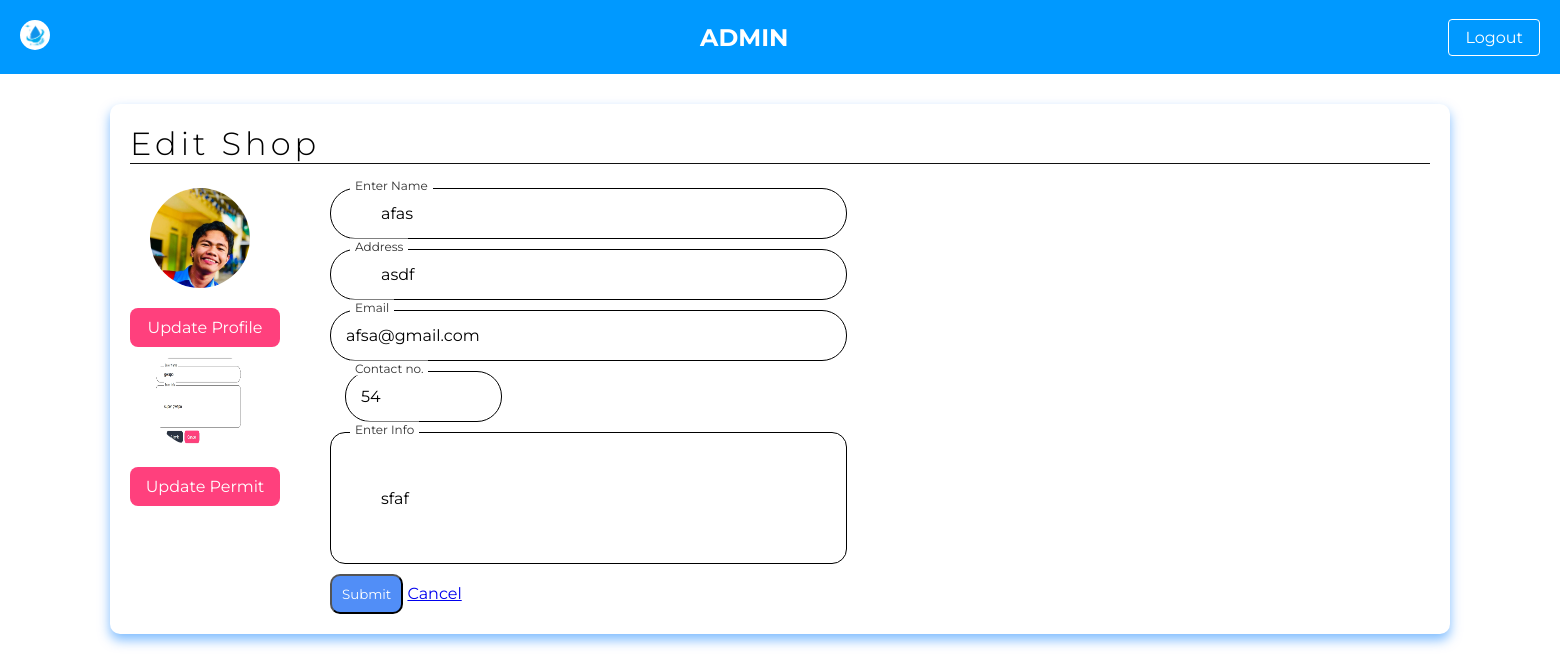
The app's page /Admin/EditShop.php?id=2 with its own data.
### tables this page shows
CREATE TABLE `shopinfo` (
  `id` int(11) NOT NULL,
  `name` varchar(50) NOT NULL,
  `profilePic` varchar(100) NOT NULL,
  `permit` varchar(100) NOT NULL,
  `address` varchar(100) NOT NULL,
  `email` varchar(255) NOT NULL,
  `contact` varchar(15) NOT NULL,
  `price` decimal(10,2) NOT NULL,
  `discount` decimal(10,2) NOT NULL,
  `deliveryFee` decimal(10,2) NOT NULL,
  `info` varchar(255) NOT NULL,
  `status` enum('pending','approved','rejected') DEFAULT 'pending',
  `notification` varchar(255) DEFAULT NULL,
  `seller_id` int(11) DEFAULT NULL
);

### Admin/EditShop.php (the view, shortened to what this page needs)
<?php
require '../Include/connect.php';
$id = intval($_GET['id']);
$query = "SELECT * FROM shopinfo WHERE id = $id";
$result = mysqli_query($conn, $query);
$row = mysqli_fetch_assoc($result);
?>
<!DOCTYPE html>
<html lang="en">
<head>
    <link rel="stylesheet" href="https://cdnjs.cloudflare.com/ajax/libs/font-awesome/6.6.0/css/all.min.css">
    <link rel="stylesheet" href="../Css/ShopInfo.css">
</head>
<body>
    <nav>
        <ul class="home-ul">
            <li class="logo"><a href="../FrontPage.php"><img src="../Image/Thirstdrop.png" alt="" height="30" width="30" class="logo"></a></li>
            <div class="nav-center">
                <li class="nav-links"><a href="#about">ADMIN</a></li>
            </div>
            <li class="nav-button"><a href="../FrontPage.php">Logout</a></li>
        </ul>
    </nav>
    <label for="menu-toggle" class="menu-icon">
        <i class="fa fa-bars" aria-hidden="true"></i>
    </label>
    <div class="content-container">
    <div class="site-title">
            <h1>Edit Shop</h1>
        </div>
        <form action="" method="post" enctype="multipart/form-data">
            <div class="personal">
                <div class="personal-inside">
                    <div class="left-input">
                        <img src="../Image/<?php echo htmlspecialchars($row['profilePic']); ?>" alt="Current Image" width="100">
                        <label for="input-profile">Update Profile</label>
                    </div>
                    <div class="left-input">
                        <img src="../Image/<?php echo htmlspecialchars($row['permit']); ?>" alt="Current Image" width="100">
                        <label for="input-permit">Update Permit</label>
                    </div>
                </div>
                <div class="right-input">
                    <div class="form-group">
                        <input class="custom-input" placeholder=" " type="text" name="name" id="name" value="<?php echo htmlspecialchars($row['name']); ?>" required>
                        <label for="name">Enter Name</label>
                    </div>
                    <div class="form-group">
                        <input class="custom-input" placeholder=" " type="text" name="address" id="address" value="<?php echo htmlspecialchars($row['address']); ?>" required>
                        <label for="address">Address</label>
                    </div>
                    <div class="form-group">
                        <input class="custom-input" placeholder=" " type="email" name="email" id="email" value="<?php echo htmlspecialchars($row['email']); ?>" required>
                        <label for="email">Email</label>
                    </div>
                    <div class="form-group">
                        <input class="custom-input" placeholder=" " type="number" name="contact" id="contact" value="<?php echo htmlspecialchars($row['contact']); ?>" required>
                        <label for="contact">Contact no.</label>
                    </div>
                    <div class="form-group">
                        <input class="custom-input text-area" placeholder=" " type="text" name="info" id="info" value="<?php echo htmlspecialchars($row['info']); ?>">
                        <label for="info">Enter Info</label>
                    </div>
                    <div class="submit">
                        <button type="submit" name="submit" class="button">Submit</button>
                        <a href="ShopInfo.php" class="cancel">Cancel</a>
                    </div>
                </div>
            </div>
        </form>
    </div>
</body>
</html>

### Css/ShopInfo.css (style rules this page uses)
* { font-family: "Montserrat", sans-serif; margin: 0; }
body { margin: 0; overflow: hidden; }
nav { background-color: #0099ff; padding: 20px; }
.home-ul { display: flex; align-items: center; justify-content: space-between; list-style: none; margin: 0; padding: 0; }
.logo { color: white; margin-right: auto; border-radius: 50%; }
.nav-center { display: flex; justify-content: center; flex-grow: 1; gap: 20px; }
.nav-button { margin-left: 10px; }
.nav-button a { color: white; text-decoration: none; padding: 8px 16px; border-radius: 4px; background-color: #0099ff; border: thin solid white; transition: background-color 0.3s; }
.nav-links a { color: white; text-decoration: none; padding-bottom: 5px; position: relative; font-size: 1.5rem; font-weight: bold; }
.nav-links a::after { content: ""; position: absolute; left: 0; bottom: 0; height: 2px; width: 0; background-color: white; transition: width 0.3s; }
.content-container { box-shadow: 0 6px 12px rgba(0, 123, 255, 0.5); position: relative; z-index: 1; top: 30px; padding: 20px; max-width: 1300px; margin: 0 auto; background-color: #ffffff; transition: all 300ms ease-in-out; border-radius: 10px; }
.site-title { text-align: Left; border-bottom: 1px solid #111111; margin-bottom: 24px; }
.site-title h1 { font-weight: 300; letter-spacing: 4px; }
.menu-icon { position: absolute; left: 30px; font-size: 25px; z-index: 1; transition: all 300ms ease-in-out; color: white; }
.personal { width: 700%; display: flex; gap: 50px; }
.personal-inside { display: flex; flex-direction: column; }
.left-input { display: flex; flex-direction: column; }
.left-input img { display: flex; width: 100px; height: 100px; border-radius: 50%; margin-bottom: 20px; margin-left: 20px ; }
.left-input label { display: block; width: 130px; background: #ff407d; color: white; padding: 10px; text-align: center; border-radius: 8px; cursor: pointer; }
.custom-input { border: 1px solid black; border-radius: 25px; font-size: 16px; outline: none; }
.form-group { position: relative; margin-bottom: 10px; }
.form-group label { position: absolute; top: 50%; left: 20px; transform: translateY(-50%); background: white; padding: 0 5px; color: #aaa; font-size: 16px; transition: 0.3s ease; pointer-events: none; }
.form-group input:focus + label, .form-group input:not(:placeholder-shown) + label { top: -3px; left: 20px; font-size: 12px; color: #333; }
input[type=text] { padding: 15px; width: 450px; }
input[type=email] { padding: 15px; width: 485px; }
input[type=number] { padding: 15px; width: 125px; }
.form-group input[type=text], .form-group input [type=email] { padding-left: 50px; }
.form-group input[type=number] { margin-left: 15px; }
.text-area { width: 78%; height: 100px; border-radius: 15px; }
button { background: #518ef7; padding: 10px; border-radius: 10px; color: white; }

### records on screen
shopinfo: profilePic (picture), permit (picture), name "afas", address "asdf", email "afsa@gmail.com", contact "54", info "sfaf"
